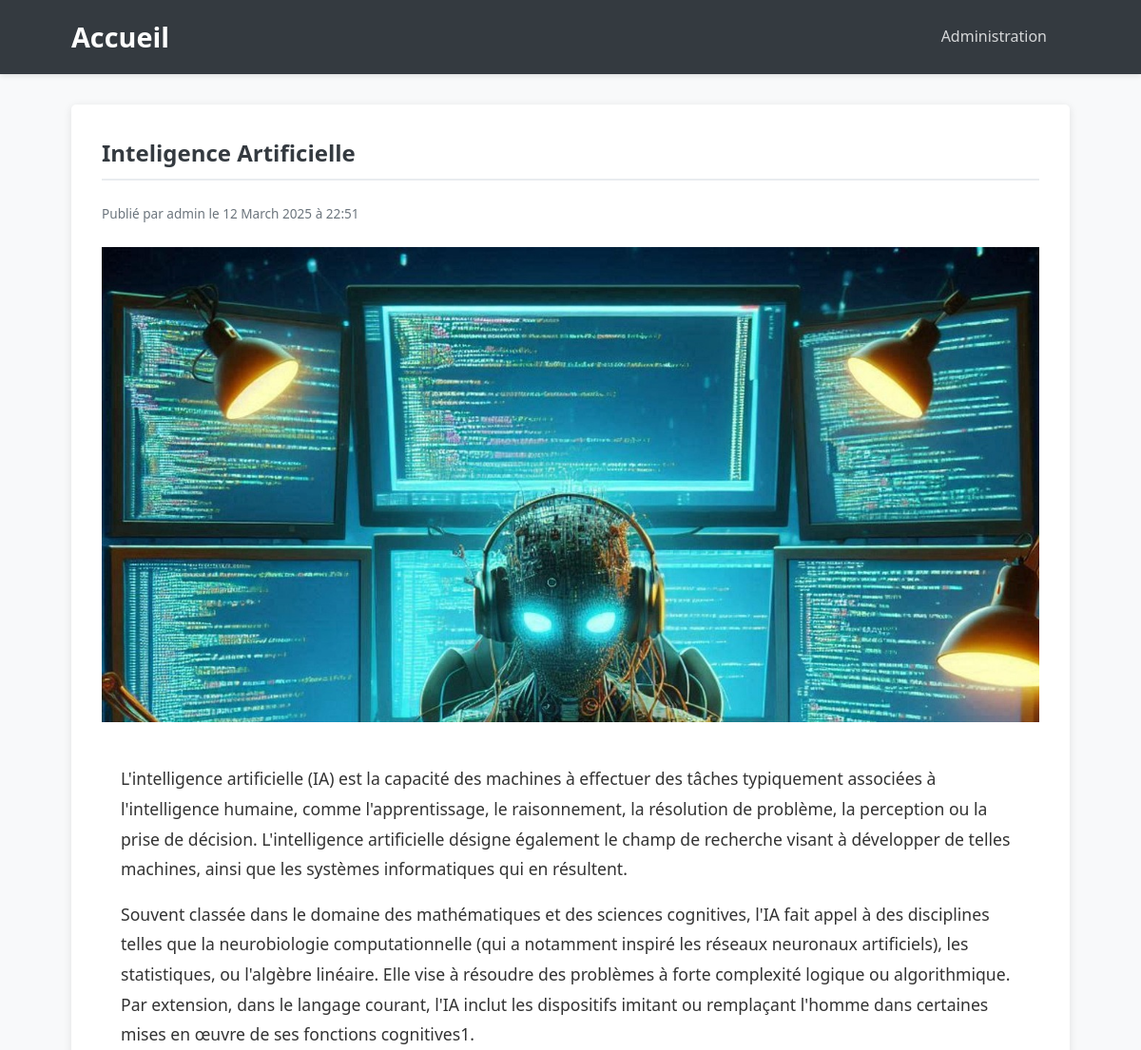
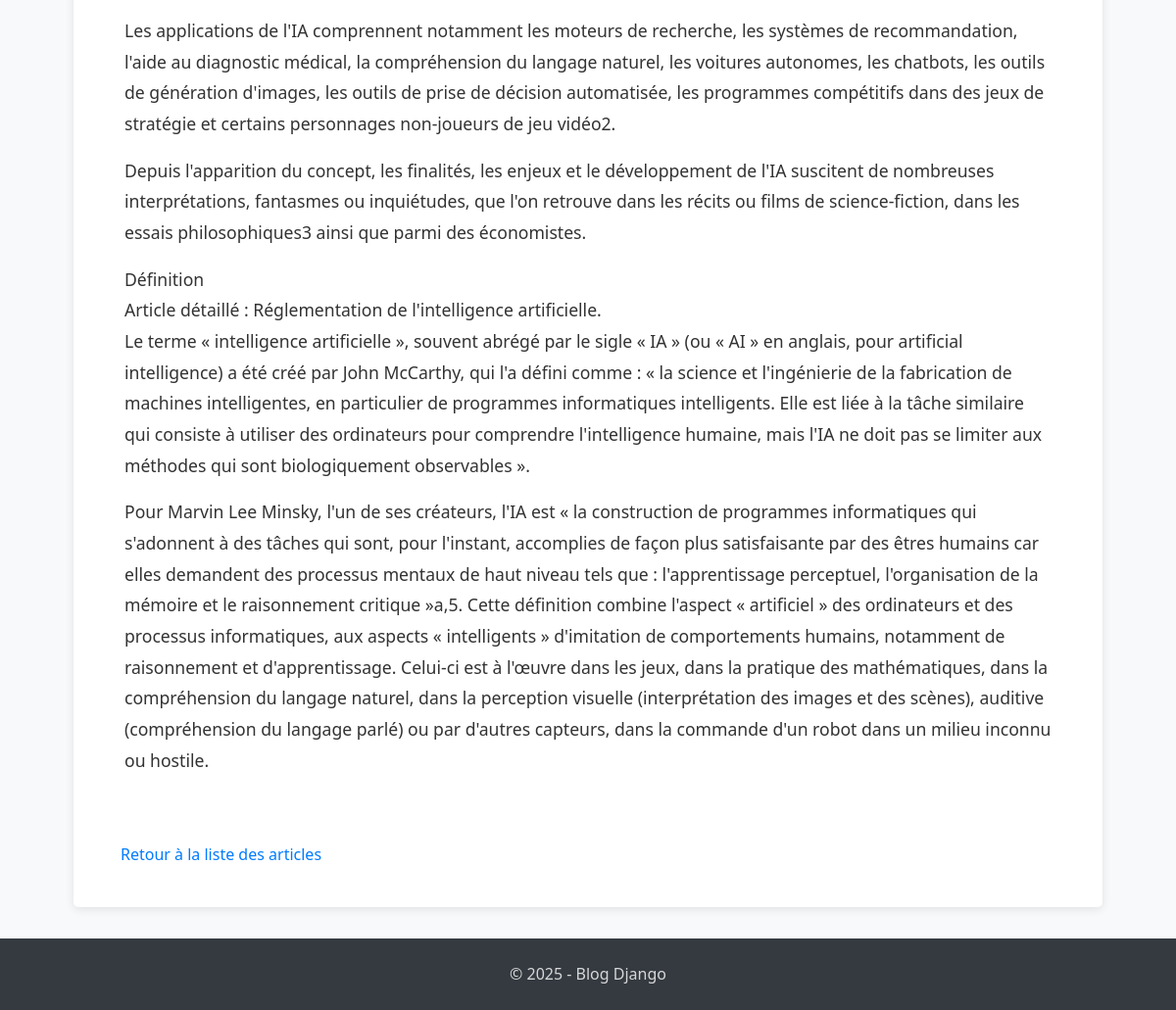
/article/6/, run on the app's committed database (2 pictures, top to bottom).
### blog/models.py (models this page shows, shortened)
class Article(models.Model):
    titre = models.CharField(max_length=200)
    contenu = models.TextField()
    date_publication = models.DateTimeField(default=timezone.now)
    auteur = models.CharField(max_length=100)
    image = models.ImageField(upload_to='articles/', blank=True, null=True)
    class Meta:
        ordering = ['-date_publication']  # Trier par date de publication descendante

### blog/views.py (the view)
# urls.py: path('article/<int:pk>/', ArticleDetailView.as_view(), name='article_detail'),
class ArticleDetailView(DetailView):
    model = Article
    template_name = 'blog/article_detail.html'
    context_object_name = 'article'

### blog/templates/blog/article_detail.html (shortened to what this page needs)
{% extends 'blog/base.html' %}
{% block content %}
    <article class="article-detail">
        <h2>{{ article.titre }}</h2>
        <p class="article-meta">Publié par {{ article.auteur }} le {{ article.date_publication|date:"d F Y à H:i" }}</p>
        {% if article.image %}
            <div class="article-image">
                <img src="{{ article.image.url }}" alt="{{ article.titre }}">
            </div>
        {% endif %}
        <div class="article-content">
            {{ article.contenu|linebreaks }}
        </div>
        <a href="{% url 'article_list' %}" class="btn btn-back">Retour à la liste des articles</a>
    </article>
{% endblock %}

### static/css/style.css (style rules this page uses)
* { margin: 0; padding: 0; box-sizing: border-box; }
body { font-family: 'Segoe UI', Tahoma, Geneva, Verdana, sans-serif; line-height: 1.6; color: #333; background-color: #f8f9fa; }
a { color: #007bff; text-decoration: none; }
img { max-width: 100%; height: auto; }
h2 { color: #343a40; margin-bottom: 1.5rem; padding-bottom: 0.5rem; border-bottom: 2px solid #e9ecef; }
.article-image { height: 200px; overflow: hidden; }
.article-image img { width: 100%; height: 100%; object-fit: cover; transition: transform 0.5s; }
.article-content { padding: 1.25rem; }
.article-meta { color: #6c757d; font-size: 0.85rem; margin-bottom: 0.75rem; }
.article-detail { background-color: white; padding: 2rem; border-radius: 5px; box-shadow: 0 2px 10px rgba(0, 0, 0, 0.1); }
.article-detail .article-image { margin: 1.5rem 0; height: auto; max-height: 500px; display: flex; justify-content: center; }
.article-detail .article-image img { max-height: 100%; object-fit: contain; }
.article-content { line-height: 1.8; font-size: 1.1rem; }
.article-content p { margin-bottom: 1rem; }
.btn { display: inline-block; padding: 0.5rem 1rem; font-size: 1rem; font-weight: 500; text-align: center; border: none; border-radius: 4px; cursor: pointer; transition: background-color 0.2s, color 0.2s; }
.btn-back { display: inline-block; margin-top: 1.5rem; }

### data on the page
Article: titre "Inteligence Artificielle", auteur "admin", date_publication "12 March 2025 à 22:51", image (picture), contenu "L'intelligence artificielle (IA) est la capacité des machines à effectuer des tâches typiquement associées à l'intelligence humaine, comme l'apprentissage, le raisonnement, la résolution de problème, la perception ou la prise de décision. L'intelligence artificielle désigne également le champ de recherche visant à développer de telles machines, ainsi que les systèmes informatiques qui en résultent. Souvent classée dans le domaine des mathématiques et des sciences cognitives, l'IA fait appel à des disciplines telles que la neurobiologie computationnelle (qui a notamment inspiré les réseaux neuronaux artificiels), les statistiques, ou l'algèbre linéaire. Elle vise à résoudre des problèmes à…"
